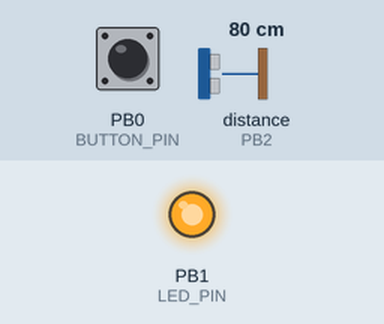
Recording of a sketch running on a simulated ATtiny85, built with avr-gcc and run on an emulated ATtiny85. On the bench: output pins drawn as LEDs (lit = HIGH). Wiring (inferred from the names in the program): range finder with pulse-width output: data PB2. Dashed ring = blinking. The test bench sets the inputs (shaded band); at power-on: distance to the obstacle (sensor on PB2) 80 cm, PB0 (BUTTON_PIN) HIGH.

Above: at 0.1 s.
1.7 s: distance to the obstacle (sensor on PB2) set to 250 cm
4.7 s: PB0 (BUTTON_PIN) pulled LOW for 3.2 s
At 8.16 s:
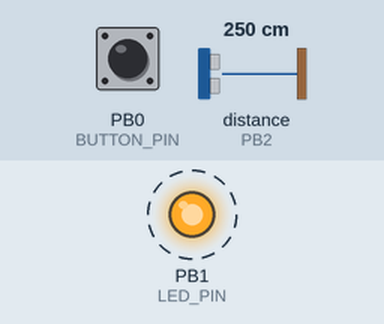
9.4 s: distance to the obstacle (sensor on PB2) set to 2 cm
Timing chart, 0 to 18.4 s (numbered marks = the images above; inputs shaded):
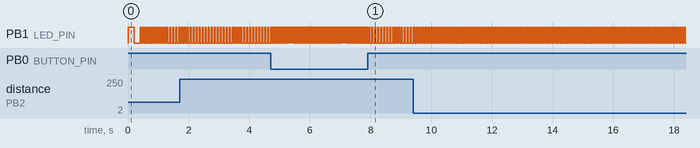

The sketch:

speedo_divider.ino
```cpp
// (licence header left out)
// Requires headers for AVR defines and ISR function
#include <avr/io.h>
#include <avr/interrupt.h>


#define LED_PIN 1       // Digispark LED_BUILTIN (PB1) and ebike controler, speed input
#define INTERRUPT_PIN 2 // INT0 -> PB2, ebike speed sensor (wheel)

#define BUTTON_PIN 0    // PB0, button On/Off divider (not mandatory)


volatile byte i = 0;
volatile long rev = 0;  // Revolution Count: Volatile obligatoire pour interupt si échange avec loop ! (long max 2,147,483,647)


// -- ISR Interrupt Attiny85
ISR(INT0_vect)
{
    i = digitalRead(INTERRUPT_PIN);
    if (i==0) rev++; // 0 or low = contact speedo ON
}


void setup()
{

    // test internal Led
    pinMode(LED_PIN, OUTPUT);         // Internal Led and  controler
    digitalWrite(LED_PIN, HIGH);      // Blink to show it's booting up and your LED is wired correctly
    delay(200);
    digitalWrite(LED_PIN, LOW);
    delay(200);


    // Code here is the key piece of configuring and enabling the interrupt
    cli();                            // Disable interrupts during setup

    GIMSK |= (1 << INT0);   // enabling the INT0 (external interrupt)
    MCUCR |= (1 << ISC00);  // CHANGE mode

    pinMode(INTERRUPT_PIN, INPUT_PULLUP);  // speed sensor interrupt
    pinMode(BUTTON_PIN, INPUT_PULLUP);     // Button On/Off speedo divider

    sei();                                 // last line of setup - enable interrupts after setup

} // end setup


void loop()
{
    byte button = digitalRead(BUTTON_PIN); // read state of button On/Off (speedo divider)

    // send signal only when pair revolution (rev%2=0)
    if (button==1) {
        if (i==0 && rev%2==0) digitalWrite(LED_PIN, HIGH); // i==0 or low = contact speedo ON
        else digitalWrite(LED_PIN, LOW);
    }
    // if button divider is off, send all signal (normal mode)
    else {
        if (i==0) digitalWrite(LED_PIN, HIGH);
        else digitalWrite(LED_PIN, LOW);
    }
} // endloop
```

Measured:
- after the input at 4.7 s, PB1 (LED_PIN): alternates HIGH for 0.03 s and LOW for 0.01 s, starting after 0.05 s
- by itself, PB1 (LED_PIN): alternates HIGH for 0.03 s and LOW for 0.06 s
